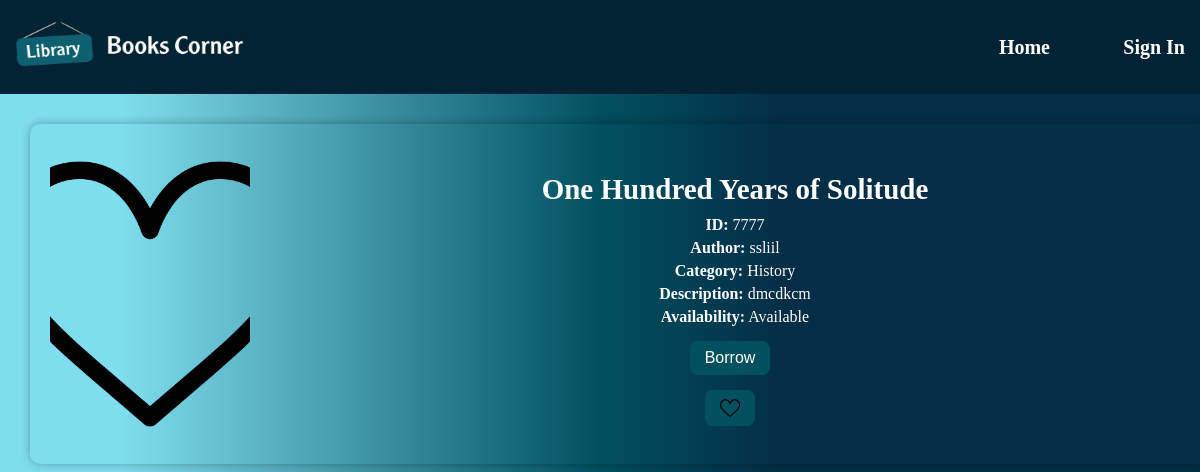
Page /book/7777/ on the committed database.
### Library/models.py (models this page shows)
class Book(models.Model):
    book_id = models.CharField(max_length=50, unique=True)
    name = models.CharField(max_length=255)
    author = models.CharField(max_length=255)
    category = models.CharField(max_length=100)
    description = models.TextField()
    availability = models.CharField(
        max_length=20,
        choices=[("Available", "Available"), ("Not Available", "Not Available")]
    )
    trending = models.CharField(
        max_length=3,
        choices=[("Yes", "Yes"), ("No", "No")],
        default="No"
    )
    cover = models.ImageField(upload_to='book_covers/')

### Library/views.py (the view)
# urls.py: path('book/<str:book_id>/', views.book_details, name='book_details'),
def book_details(request,book_id,msg=""):
    book = get_object_or_404(Book, book_id=book_id)
    email=request.session.get('email')
    fav = Favorite(
            email=email,
            book_id=book_id
        )
    if BorrowedBooks.objects.filter(email=email, book_id=book_id).exists() and Favorite.objects.filter(email=email, book_id=book_id).exists():
        msg="Book already borrowed and in favorites."
        return render(request, 'BooksDetails.html',{'book': book, 'msg': msg})
    if Favorite.objects.filter(email=email, book_id=book_id).exists() and msg!= "Book not available.":
        msg="Book already in favorites."
        return render(request, 'BooksDetails.html',{'book': book, 'msg': msg})
    if BorrowedBooks.objects.filter(email=email, book_id=book_id).exists():
        msg="Book already borrowed."
        return render(request, 'BooksDetails.html',{'book': book, 'msg': msg})
    return render(request, 'BooksDetails.html',{'book': book, 'msg': msg})

### Library/templates/BooksDetails.html (shortened to what this page needs)
{% load static %}
<!DOCTYPE html>
<html lang="en">
<head>
    <link rel="stylesheet" href="{% static 'Styles/BooksDetailsStyle.css' %}">
</head>
<body>
    <nav class="navbar">
        <a href="{% url 'user' %}"><img class="image" src="{% static 'Images/logo.jpg' %}" alt="logo"></a>
        <div>
            <a class="Navopt" id="Home" href="{% url 'user' %}">Home</a>
            <a class="Navopt" id="Acs" data-login-url="{% url 'login' %}" data-dashboard-url="{% url 'user_dashboard' %}"> My Account </a>
        </div>
    </nav>
    <div id="books-container" class="books-grid">
        <div class="book-card">
            <img src="{{ book.cover.url }}" alt="Book Cover" class="book-image">
            <div class="book-details">
                <h3>{{ book.name }}</h3>
                <p id="Book-id"><strong>ID: </strong>{{book.book_id}}</p>
                <p><strong>Author:</strong> {{ book.author }}</p>
                <p><strong>Category:</strong> {{ book.category }}</p>
                <p><strong>Description:</strong> {{ book.description }}</p>
                <p class="Available" id="BookA"><strong>Availability:</strong> {{ book.availability }}</p>
                <div class="button-group">
                    <form id="borrow-form" method="post" action="{% url 'borrow_book' %}">
                        <button class="borrow-btn" id="borrow" type="submit">Borrow</button>
                    </form>
                    <form id="AddToFavorites" method="post" action="{% url 'add_to_favorites' %}">
                        <button type="submit" class="like-btn" id="fav-btn">
                            <img src="{% static 'Images/like.png' %}" alt="Like" style="width:20px;">
                        </button>
                    </form>
                </div>
            </div>
        </div>
    </div>
</body>
</html>

### Library/static/Styles/BooksDetailsStyle.css (style rules this page uses)
body { font-family: "Trirong", serif; margin: 0; padding: 0; background: linear-gradient(to right, #7fdeee 10%, #015060 50%, #032e46 65%); background-size: cover; }
.navbar { font-family: "Trirong", serif; display: flex; justify-content: space-between; align-items: center; background-color: #022334; padding: 15px; color: white; font-weight: bold; }
.image { width: 250px; height: 60px; }
.Navopt { background-color: transparent; color: white; border: none; font-size: 20px; font-weight: bold; cursor: pointer; text-decoration: none; }
#Home { background-color: transparent; color: white; border: none; font-size: 20px; font-weight: bold; cursor: pointer; text-decoration: none; position: absolute; right: 150px; }
.books-grid { display: flex; flex-direction: column; gap: 20px; padding: 30px; }
.book-card { display: flex; align-items: flex-start; gap: 30px; background-color: transparent; color: white; padding: 20px; width: 100%; box-shadow: 0 0 10px rgba(0, 0, 0, 0.3); border-radius: 10px; }
.book-image { width: 200px; height: 300px; border-radius: 10px; object-fit: cover; }
.book-details { flex: 1; text-align: center; color: #ffffff; }
.book-details h3 { margin-bottom: 10px; color: white; font-size: 29px; font-weight: bold; }
.book-details p { margin: 5px 0; color: #ffffff; }
.borrow-btn, .like-btn { margin-right: 10px; margin-top: 10px; padding: 8px 15px; font-size: 16px; cursor: pointer; border-radius: 8px; border: none; background-color: #015060; color: white; }
.like-btn img { width: 20px; vertical-align: middle; }

### rows in the picture
Book: cover (picture), name "One Hundred Years of Solitude", book_id "7777", author "ssliil", category "History", description "dmcdkcm", availability "Available"
